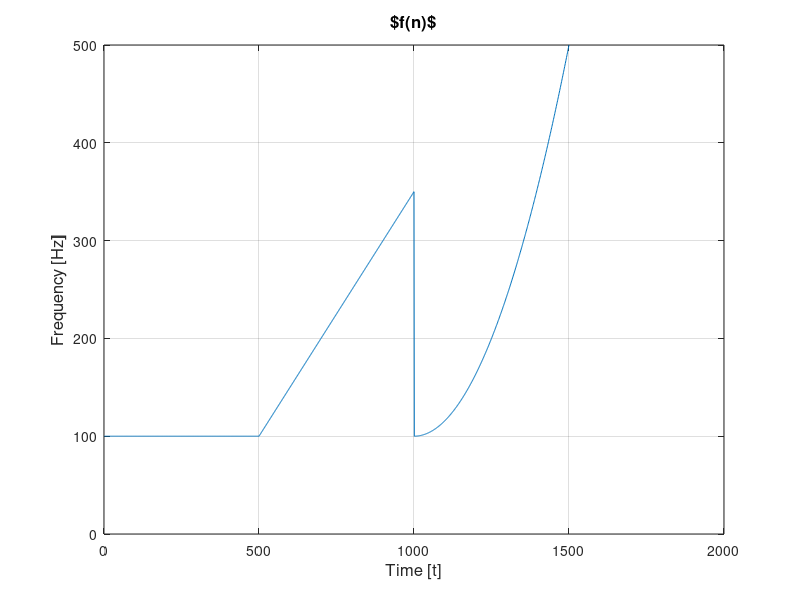
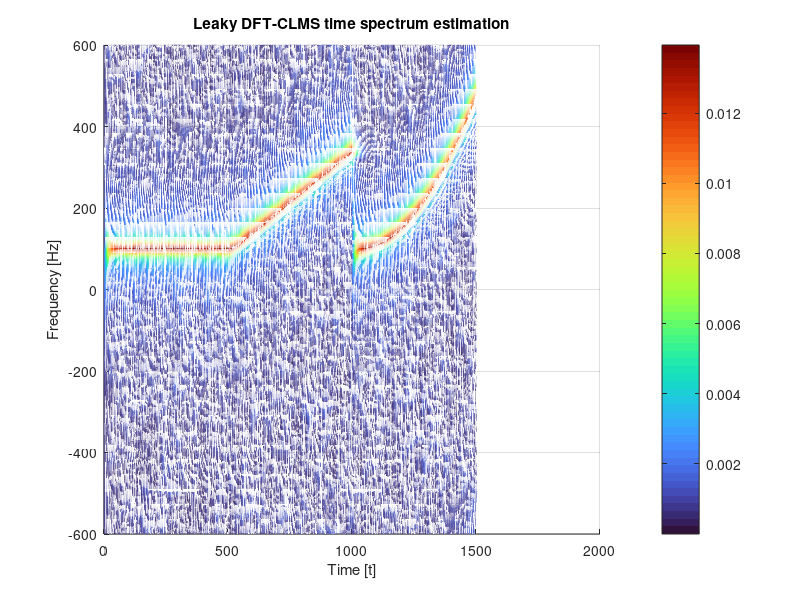

The MATLAB script that drew these images, in order:
clc
clear
close all

L = 1500;
M = 1;
% generate phase function
fe = zeros(L,1);
fe(1:500) = 100;
n = 501:1000;
fe(n) = 100 + (n-500)/2;
n = 1001:1500;
fe(n) = 100 + ((n-1000)/25).^(2);

% generate the phase
fs = 1200; % minimum sampling freqeuncy is 1000 Hz since maximum frequency is 500 Hz
phase = cumsum(fe);
noise = sqrt(0.05/2)*(randn(L,1) + 1i*randn(L,1));

figure() % plot the frequency change in time 
plot(fe)
xlabel("Time [t]",'fontsize',12);ylabel("Frequency [Hz]",'fontsize',12)
ylim([0, 500]); grid on; title("$f(n)$",'fontsize',12)

% Input signal
y = exp(1i* 2*pi/fs * phase) + noise;


% DFT-CLMS
w = zeros(L,L);
gamma = 0.05;
mu = 1;
for i = 1:length(y)
    x_n = 1/L * exp(1i*(2*(i-1)*pi)/L * (0:L-1));
    y_est = w(:,i)'*x_n.';
    e = y(i) - y_est;
    w(:,i+1) = (1-mu*gamma)*w(:,i) + mu*conj(e)*x_n.';
end
w = w(:,M+1:end);
w_true = [w(1+L/2:end,:);w(1:L/2,:)]; % change to negaitve freqeuncy part
[xx,yy] = meshgrid(1:L, (-L/2+1:L/2)*(fs/L));

figure()
mesh(xx,yy,abs(w_true))
view(2);
colormap turbo;colorbar;
xlabel("Time [t]");ylabel("Frequency [Hz]")
title("Leaky DFT-CLMS time spectrum estimation")
